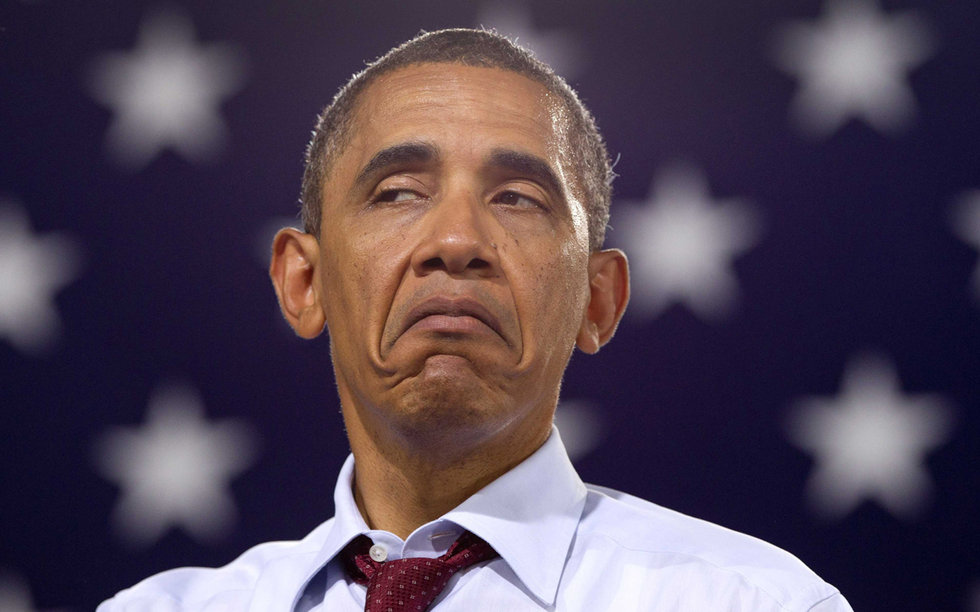
#> input picture Python/Information/Face Detection/Obama.jpg, 980 x 612 px
$ python detect_faces.py --face Obama.jpg --image Obama.jpg   (Python 2 division)
#> lines starting #> are read from the running program, lines starting #| are printed output that depends on the picture
### Python/Information/Face Detection/facedetector.py
import cv2

class FaceDetector:
    def __init__(self, faceCascadePath):
        self.faceCascade = cv2.CascadeClassifier(faceCascadePath)

    def detect(self, image, scaleFactor = 1.1, minNeighbors = 5, minSize = (30, 30)):
        rects = self.faceCascade.detectMultiScale(image, scaleFactor = scaleFactor, minNeighbors = minNeighbors, minSize = minSize, flags = cv2.CASCADE_SCALE_IMAGE)
        return rects

### Python/Information/Face Detection/detect_faces.py
# from pyimagesearch.facedetector import FaceDetector
from facedetector import FaceDetector
import argparse
import cv2

ap = argparse.ArgumentParser()
ap.add_argument("-f", "--face", required = True, help = "path to where the image file resides")
ap.add_argument("-i", "--image", required = True, help = "path to where the image file resides")
args = vars(ap.parse_args())

image = cv2.imread(args["image"])
#> image is the input picture: shape (612, 980, 3); mean B, G, R 83.9, 68.3, 82.5
gray = cv2.cvtColor(image, cv2.COLOR_BGR2GRAY)
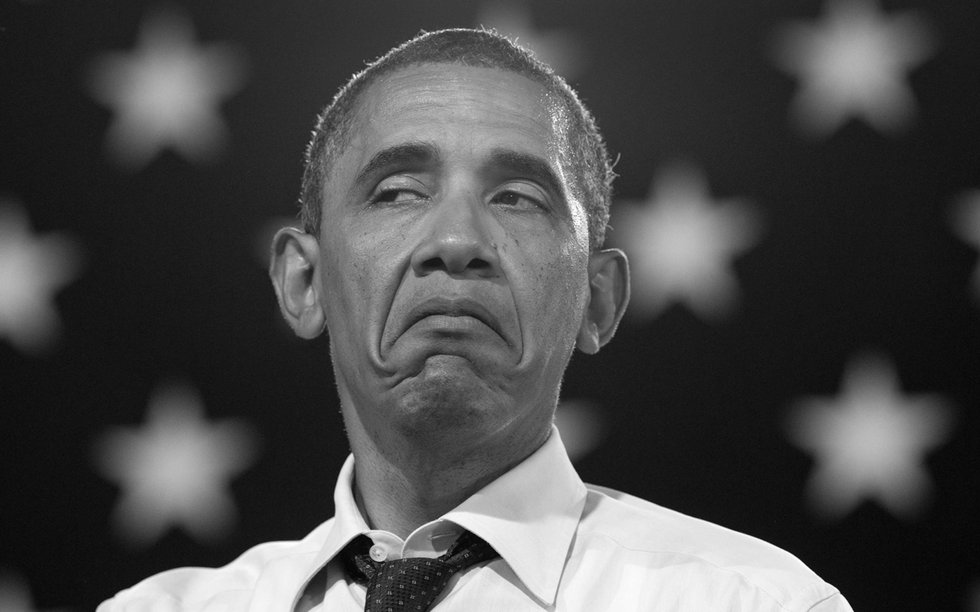
#> gray: shape (612, 980); min 2, max 255, mean 74.3

fd = FaceDetector(args["face"])
#> (the run stopped early here; a loop or call above may not have finished)
